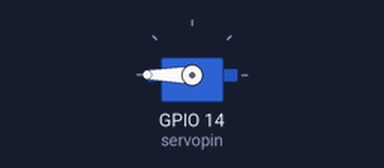
Bench run of a sketch on a simulated ESP32. On the bench: servo.

Above: at 0.05 s.
Timing chart, 0 to 3.7 s (numbered marks = the images above):
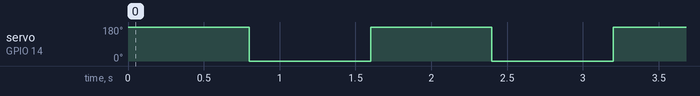

The sketch:

sketch_jan7a.ino
```cpp
#include <ESP32Servo.h>

int servopin = 14;

//create a servo object
Servo myservo;

void setup()
{
  myservo.attach(servopin);//attach servo on Pin 14
}


void loop()
{
    // tell servo to go to position 180 degree
    myservo.write(180);
    delay(800); // Wait for 15 ms for servo to move

    // tell servo to go to position 0 degree
    myservo.write(0);
    delay(800); // Wait for 15ms for servo to move
}
```

Measured:
- by itself, servo on GPIO 14 (servopin): alternates 180° for 0.80 s and 0° for 0.80 s
